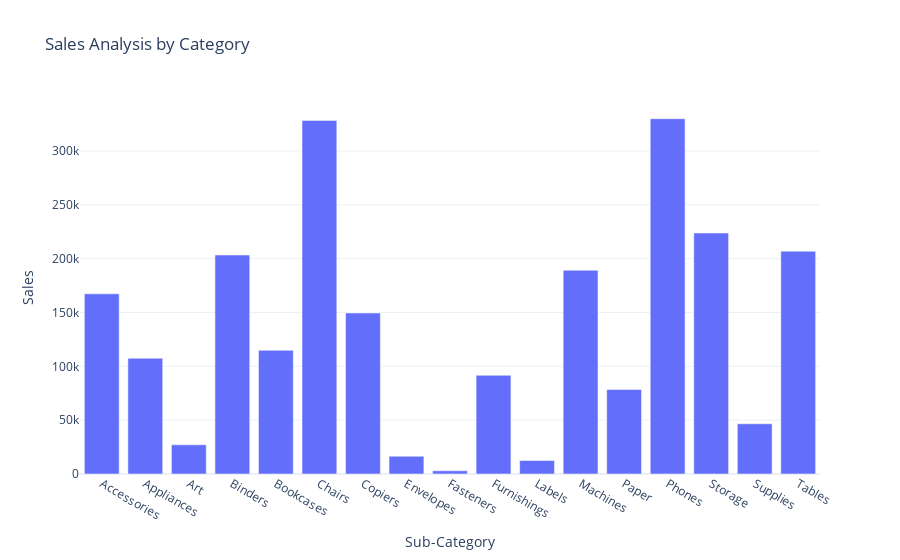

The notebook cell saved with this chart:
### Code cell
fig.show()

### Figure 1 — Plotly figure (JSON) as saved in the notebook; plotly's stock layout.template omitted (floating-point values rounded to 4 significant figures)
{"data": [{"alignmentgroup": "True", "hovertemplate": "Sub-Category=%{x}<br>Sales=%{y}<extra></extra>", "legendgroup": "", "marker": {"color": "#636efa", "pattern": {"shape": ""}}, "name": "", "offsetgroup": "", "orientation": "v", "showlegend": false, "textposition": "auto", "type": "bar", "x": ["Accessories", "Appliances", "Art", "Binders", "Bookcases", "Chairs", "Copiers", "Envelopes", "Fasteners", "Furnishings", "Labels", "Machines", "Paper", "Phones", "Storage", "Supplies", "Tables"], "xaxis": "x", "y": [167400.0, 107500.0, 27120.0, 203400.0, 114900.0, 328400.0, 149500.0, 16480.0, 3024.0, 91710.0, 12490.0, 189200.0, 78480.0, 330000.0, 223800.0, 46670.0, 207000.0], "yaxis": "y"}], "layout": {"autosize": true, "barmode": "relative", "legend": {"tracegroupgap": 0}, "title": {"text": "Sales Analysis by Category"}, "xaxis": {"anchor": "y", "autorange": true, "domain": [0, 1], "range": [-0.5, 16.5], "title": {"text": "Sub-Category"}, "type": "category"}, "yaxis": {"anchor": "x", "autorange": true, "domain": [0, 1], "range": [0, 347400.0], "title": {"text": "Sales"}, "type": "linear"}}}
